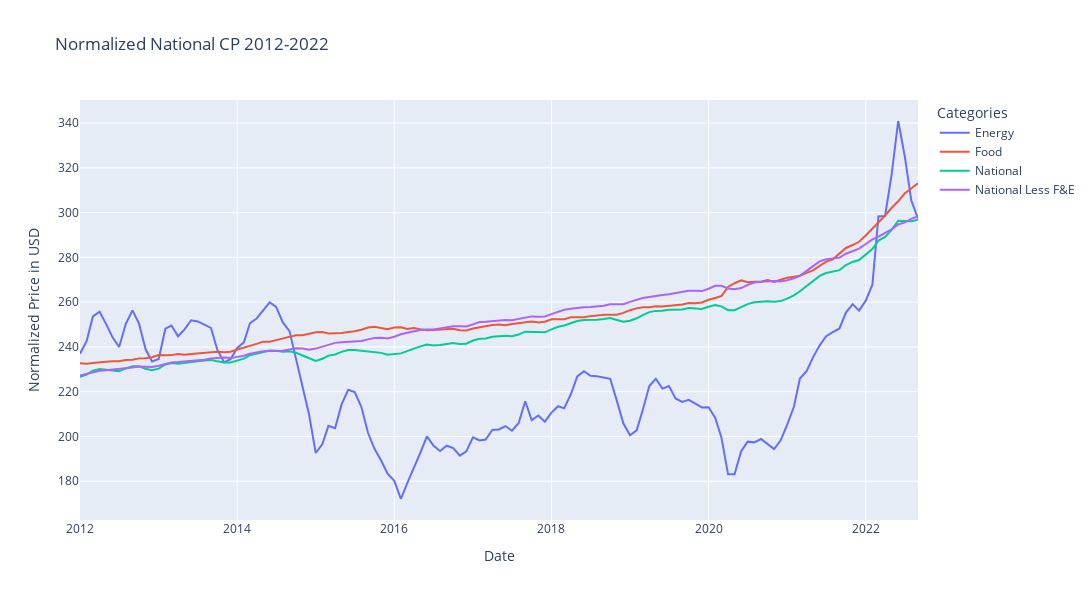

Notebook source saved alongside this figure:
### Code cell
# Store plotly line plot
plotly_line_plot_7 = get_show_px_fig(data_df, "Normalized National CP 2012-2022")

### Figure 1 — Plotly figure (JSON) as saved in the notebook; plotly's stock layout.template omitted (floating-point values rounded to 4 significant figures; data arrays with more than 128 entries replaced by an {"elided": "..."} marker saying what was removed)
{"data": [{"hovertemplate": "Categories=Energy<br>Date=%{x}<br>Normalized Price in USD=%{y}<extra></extra>", "legendgroup": "Energy", "line": {"color": "#636efa", "dash": "solid"}, "marker": {"symbol": "circle"}, "mode": "lines", "name": "Energy", "orientation": "v", "showlegend": true, "type": "scatter", "x": {"elided": "129 str values"}, "xaxis": "x", "y": {"elided": "129 float values"}, "yaxis": "y"}, {"hovertemplate": "Categories=Food<br>Date=%{x}<br>Normalized Price in USD=%{y}<extra></extra>", "legendgroup": "Food", "line": {"color": "#EF553B", "dash": "solid"}, "marker": {"symbol": "circle"}, "mode": "lines", "name": "Food", "orientation": "v", "showlegend": true, "type": "scatter", "x": {"elided": "129 str values"}, "xaxis": "x", "y": {"elided": "129 float values"}, "yaxis": "y"}, {"hovertemplate": "Categories=National<br>Date=%{x}<br>Normalized Price in USD=%{y}<extra></extra>", "legendgroup": "National", "line": {"color": "#00cc96", "dash": "solid"}, "marker": {"symbol": "circle"}, "mode": "lines", "name": "National", "orientation": "v", "showlegend": true, "type": "scatter", "x": {"elided": "129 str values"}, "xaxis": "x", "y": {"elided": "129 float values"}, "yaxis": "y"}, {"hovertemplate": "Categories=National Less F&E<br>Date=%{x}<br>Normalized Price in USD=%{y}<extra></extra>", "legendgroup": "National Less F&E", "line": {"color": "#ab63fa", "dash": "solid"}, "marker": {"symbol": "circle"}, "mode": "lines", "name": "National Less F&E", "orientation": "v", "showlegend": true, "type": "scatter", "x": {"elided": "129 str values"}, "xaxis": "x", "y": {"elided": "129 float values"}, "yaxis": "y"}], "layout": {"height": 600, "legend": {"title": {"text": "Categories"}, "tracegroupgap": 0}, "title": {"text": "Normalized National CP 2012-2022"}, "width": 1300, "xaxis": {"anchor": "y", "autorange": true, "domain": [0, 1], "range": ["2012-01-01", "2022-09-01"], "title": {"text": "Date"}, "type": "date"}, "yaxis": {"anchor": "x", "autorange": true, "domain": [0, 1], "range": [162.7, 350.3], "title": {"text": "Normalized Price in USD"}, "type": "linear"}}}
